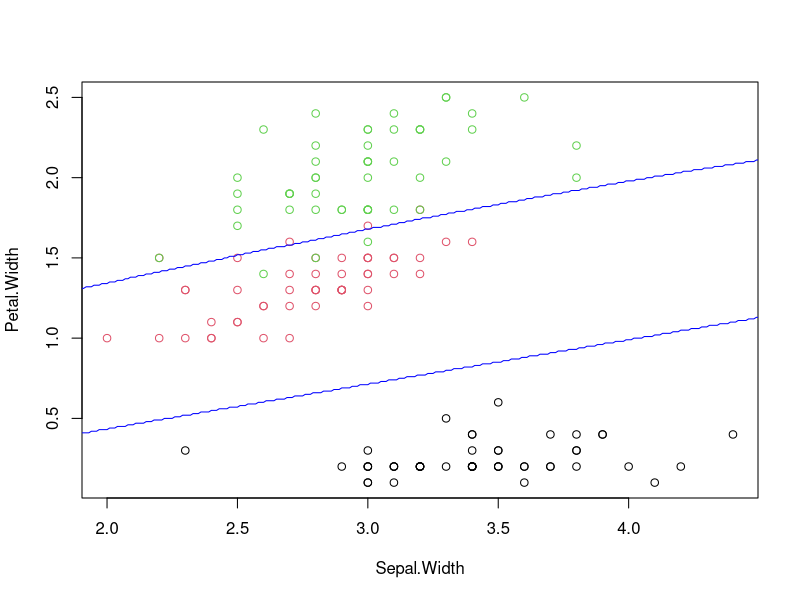

Recreate this plot in R.
library(MASS)
iris2 <- iris[, c("Sepal.Width", "Petal.Width", "Species")]
qda.iris <- qda(Species~Sepal.Width + Petal.Width, data=iris2)
xgrid <- ygrid <- seq(0, 6, 0.01)
xygrid <- expand.grid(xgrid, ygrid)
colnames(xygrid) <- c("Sepal.Width", "Petal.Width")
pred1 <- predict(qda.iris, newdata=xygrid)$class
levels(pred1) <- c(1,2,3)
plot(iris2[, c("Sepal.Width", "Petal.Width")], col=iris2[, "Species"])
contour(xgrid, ygrid, matrix(pred1, length(xgrid), length(ygrid)), levels=c(1,2,3), add=T, col="blue", drawlabels=F)
